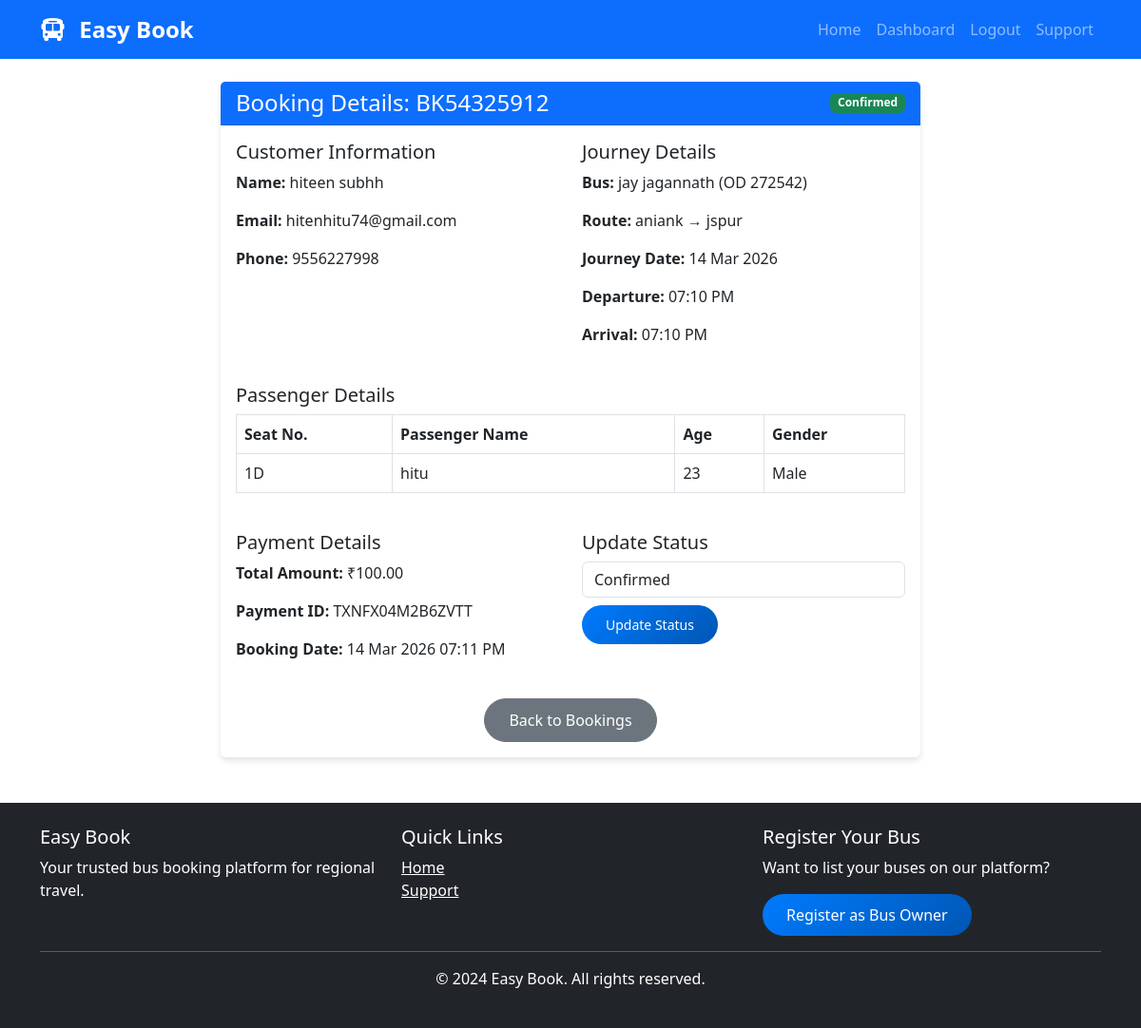
Page /bus-owner/booking/11/ (signed in) on the committed database.
### easybook/apps/bookings/models.py (models this page shows, shortened)
class Booking(models.Model):
    BOOKING_STATUS = (
        ('pending', 'Pending'),
        ('confirmed', 'Confirmed'),
        ('cancelled', 'Cancelled'),
        ('completed', 'Completed'),
    )
    user = models.ForeignKey(User, on_delete=models.CASCADE, limit_choices_to={'user_type': 'customer'}, related_name='customer_bookings')
    route = models.ForeignKey(Route, on_delete=models.CASCADE, related_name='route_bookings')
    booking_date = models.DateTimeField(auto_now_add=True)
    journey_date = models.DateField()
    total_amount = models.DecimalField(max_digits=10, decimal_places=2)
    status = models.CharField(max_length=20, choices=BOOKING_STATUS, default='pending')
    payment_id = models.CharField(max_length=100, blank=True, null=True)
    payment_method = models.CharField(max_length=50, blank=True, null=True)
    booking_reference = models.CharField(max_length=20, unique=True)

class BookedSeat(models.Model):
    GENDER_CHOICES = (
        ('M', 'Male'),
        ('F', 'Female'),
        ('O', 'Other'),
    )
    booking = models.ForeignKey(Booking, on_delete=models.CASCADE, related_name='booked_seats')
    seat = models.ForeignKey(Seat, on_delete=models.CASCADE, related_name='seat_bookings')
    passenger_name = models.CharField(max_length=100)
    passenger_age = models.IntegerField()
    passenger_gender = models.CharField(max_length=10, choices=GENDER_CHOICES)
    passenger_adhar = models.CharField(max_length=12, blank=True, null=True)
    class Meta:
        unique_together = ['booking', 'seat']

### easybook/apps/accounts/models.py (models this page shows, shortened)
class User(AbstractUser):
    USER_TYPES = (
        ('customer', 'Customer'),
        ('bus_owner', 'Bus Owner'),
        ('admin', 'Admin'),
    )
    user_type = models.CharField(max_length=20, choices=USER_TYPES, default='customer')
    phone = models.CharField(max_length=15, unique=True)
    email_verified = models.BooleanField(default=False)
    phone_verified = models.BooleanField(default=False)
    profile_pic = models.ImageField(upload_to='profile_pics/', null=True, blank=True)
    address = models.CharField(max_length=255, blank=True, null=True)
    city = models.CharField(max_length=100, blank=True, null=True)
    state = models.CharField(max_length=100, blank=True, null=True)
    pincode = models.CharField(max_length=10, blank=True, null=True)
    date_of_birth = models.DateField(null=True, blank=True)
    created_at = models.DateTimeField(auto_now_add=True)
    updated_at = models.DateTimeField(auto_now=True)
    groups = models.ManyToManyField(
        'auth.Group',
        verbose_name='groups',
        blank=True,
        help_text='The groups this user belongs to.',
        related_name="custom_user_set",
        related_query_name="custom_user",
    )
    user_permissions = models.ManyToManyField(
        'auth.Permission',
        verbose_name='user permissions',
        blank=True,
        help_text='Specific permissions for this user.',
        related_name="custom_user_set",
        related_query_name="custom_user",
    )

### easybook/apps/bus_owners/models.py (models this page shows, shortened)
class Route(models.Model):
    bus = models.ForeignKey(Bus, on_delete=models.CASCADE, related_name='routes')
    source = models.CharField(max_length=100)
    destination = models.CharField(max_length=100)
    departure_time = models.DateTimeField()
    arrival_time = models.DateTimeField()
    duration = models.CharField(max_length=50, help_text="e.g., 5 hours 30 mins", blank=True)
    fare = models.DecimalField(max_digits=10, decimal_places=2)
    available_seats = models.IntegerField()
    operating_days = models.CharField(max_length=100, help_text="Mon,Tue,Wed,Thu,Fri,Sat,Sun", default="All Days")

class Bus(models.Model):
    BUS_TYPES = (
        ('ac', 'AC'),
        ('non_ac', 'Non AC'),
        ('sleeper', 'Sleeper'),
        ('seater', 'Seater'),
        ('ac_sleeper', 'AC Sleeper'),
        ('luxury', 'Luxury'),
    )
    BUS_LAYOUTS = (
        ('2x2', '2 x 2 (4 seats per row)'),
        ('2x1', '2 x 1 (3 seats per row)'),
        ('1x2', '1 x 2 (3 seats per row)'),
        ('sleeper_2x1', 'Sleeper 2 x 1'),
        ('sleeper_1x1', 'Sleeper 1 x 1'),
    )
    owner = models.ForeignKey(User, on_delete=models.CASCADE, limit_choices_to={'user_type': 'bus_owner'}, related_name='buses')
    bus_name = models.CharField(max_length=100)
    bus_type = models.CharField(max_length=20, choices=BUS_TYPES)
    bus_number = models.CharField(max_length=20, unique=True)
    total_seats = models.IntegerField()
    seat_layout = models.CharField(max_length=20, choices=BUS_LAYOUTS, default='2x2')
    amenities = models.TextField(help_text="AC, WiFi, Charging point, etc.", blank=True)
    bus_image = models.ImageField(upload_to='bus_images/', null=True, blank=True)
    is_active = models.BooleanField(default=True)
    created_at = models.DateTimeField(auto_now_add=True)
    updated_at = models.DateTimeField(auto_now=True)

class Seat(models.Model):
    SEAT_TYPES = (
        ('window', 'Window'),
        ('aisle', 'Aisle'),
        ('middle', 'Middle'),
        ('sleeper_lower', 'Sleeper Lower'),
        ('sleeper_upper', 'Sleeper Upper'),
    )
    bus = models.ForeignKey(Bus, on_delete=models.CASCADE, related_name='seats')
    seat_number = models.CharField(max_length=10)
    seat_type = models.CharField(max_length=20, choices=SEAT_TYPES, default='window')
    seat_row = models.IntegerField()
    seat_column = models.IntegerField()
    is_active = models.BooleanField(default=True)
    class Meta:
        unique_together = ['bus', 'seat_number']
        ordering = ['seat_row', 'seat_column']

### easybook/apps/bus_owners/views.py (the view)
# urls.py: path('booking/<int:booking_id>/', views.booking_details, name='booking_details'),
@login_required
def booking_details(request, booking_id):
    if request.user.user_type != 'bus_owner':
        messages.error(request, 'Access denied. Bus owner only.')
        return redirect('home')
    booking = get_object_or_404(Booking, id=booking_id, route__bus__owner=request.user)
    booked_seats = booking.booked_seats.all()
    return render(request, 'bus_owner/booking_details.html', {
        'booking': booking,
        'booked_seats': booked_seats
    })

### templates/bus_owner/booking_details.html (shortened to what this page needs)
{% extends 'base.html' %}
{% block content %}
<div class="container mt-4">
    <div class="row">
        <div class="col-md-8 offset-md-2">
            <div class="card">
                <div class="card-header bg-primary text-white d-flex justify-content-between align-items-center">
                    <h4 class="mb-0">Booking Details: {{ booking.booking_reference }}</h4>
                    <span class="badge {% if booking.status == 'confirmed' %}bg-success{% elif booking.status == 'cancelled' %}bg-danger{% else %}bg-warning{% endif %}">
                        {{ booking.status|title }}
                    </span>
                </div>
                <div class="card-body">
                    <div class="row mb-4">
                        <div class="col-md-6">
                            <h5>Customer Information</h5>
                            <p><strong>Name:</strong> {{ booking.user.get_full_name|default:booking.user.username }}</p>
                            <p><strong>Email:</strong> {{ booking.user.email }}</p>
                            <p><strong>Phone:</strong> {{ booking.user.phone }}</p>
                        </div>
                        <div class="col-md-6">
                            <h5>Journey Details</h5>
                            <p><strong>Bus:</strong> {{ booking.route.bus.bus_name }} ({{ booking.route.bus.bus_number }})</p>
                            <p><strong>Route:</strong> {{ booking.route.source }} → {{ booking.route.destination }}</p>
                            <p><strong>Journey Date:</strong> {{ booking.journey_date|date:"d M Y" }}</p>
                            <p><strong>Departure:</strong> {{ booking.route.departure_time|date:"h:i A" }}</p>
                            <p><strong>Arrival:</strong> {{ booking.route.arrival_time|date:"h:i A" }}</p>
                        </div>
                    </div>
                    <div class="row mb-4">
                        <div class="col-12">
                            <h5>Passenger Details</h5>
                            <table class="table table-bordered">
                                <thead>
                                    <tr>
                                        <th>Seat No.</th>
                                        <th>Passenger Name</th>
                                        <th>Age</th>
                                        <th>Gender</th>
                                    </tr>
                                </thead>
                                <tbody>
                                    {% for seat in booked_seats %}
                                    <tr>
                                        <td>{{ seat.seat.seat_number }}</td>
                                        <td>{{ seat.passenger_name }}</td>
                                        <td>{{ seat.passenger_age }}</td>
                                        <td>{{ seat.get_passenger_gender_display }}</td>
                                    </tr>
                                    {% endfor %}
                                </tbody>
                            </table>
                        </div>
                    </div>
                    <div class="row">
                        <div class="col-md-6">
                            <h5>Payment Details</h5>
                            <p><strong>Total Amount:</strong> ₹{{ booking.total_amount }}</p>
                            <p><strong>Payment ID:</strong> {{ booking.payment_id|default:"N/A" }}</p>
                            <p><strong>Booking Date:</strong> {{ booking.booking_date|date:"d M Y h:i A" }}</p>
                        </div>
                        <div class="col-md-6">
                            <h5>Update Status</h5>
                            <form method="POST" action="{% url 'update_booking_status' booking.id %}">
                                <select name="status" class="form-control mb-2">
                                    <option value="confirmed" {% if booking.status == 'confirmed' %}selected{% endif %}>Confirmed</option>
                                </select>
                                <button type="submit" class="btn btn-primary btn-sm">Update Status</button>
                            </form>
                        </div>
                    </div>
                    <div class="text-center mt-4">
                        <a href="{% url 'bus_bookings' %}" class="btn btn-secondary">Back to Bookings</a>
                    </div>
                </div>
            </div>
        </div>
    </div>
</div>
{% endblock %}

### static/css/style.css (style rules this page uses)
:root { --primary-color: #007bff; --secondary-color: #6c757d; }
body { font-family: 'Segoe UI', Tahoma, Geneva, Verdana, sans-serif; min-height: 100vh; display: flex; flex-direction: column; }
.card { border: none; box-shadow: 0 4px 6px rgba(0,0,0,.1); transition: transform 0.3s ease; }
.btn { border-radius: 25px; padding: 10px 25px; }
.btn-primary { background: linear-gradient(135deg, #007bff, #0056b3); border: none; }

### rows in the picture
Booking: booking_reference "BK54325912", status "Confirmed", user.get_full_name "hiteen subhh", user.email "hitenhitu74@gmail.com", user.phone "9556227998", route.bus.bus_name "jay jagannath", route.bus.bus_number "OD 272542", route.source "aniank", route.destination "jspur", journey_date "14 Mar 2026", route.departure_time "07:10 PM", route.arrival_time "07:10 PM", total_amount "100.00", payment_id "TXNFX04M2B6ZVTT", booking_date "14 Mar 2026 07:11 PM"
BookedSeat: seat.seat_number "1D", passenger_name "hitu", passenger_age "23", passenger_gender "Male"
